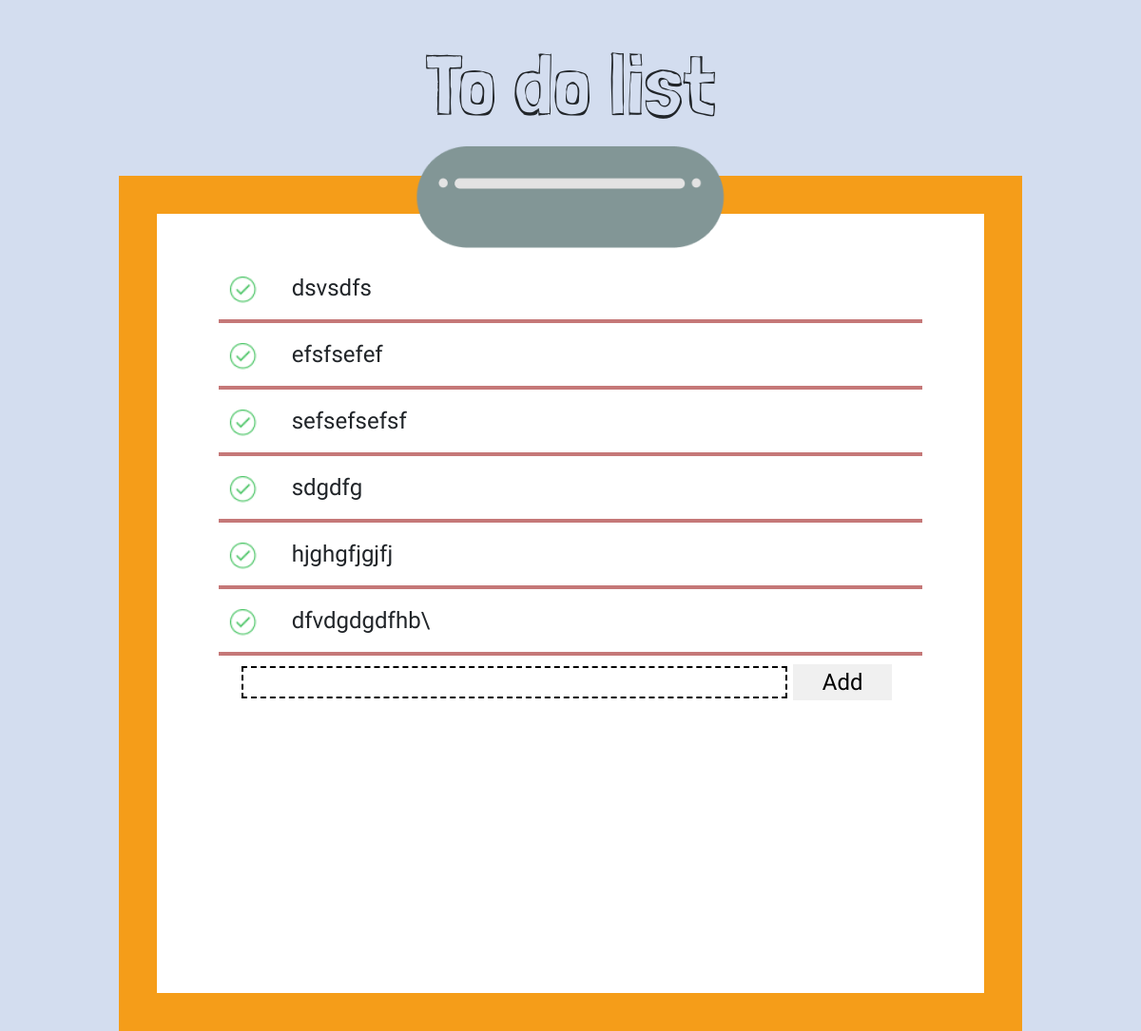
Before: / with the older database file.
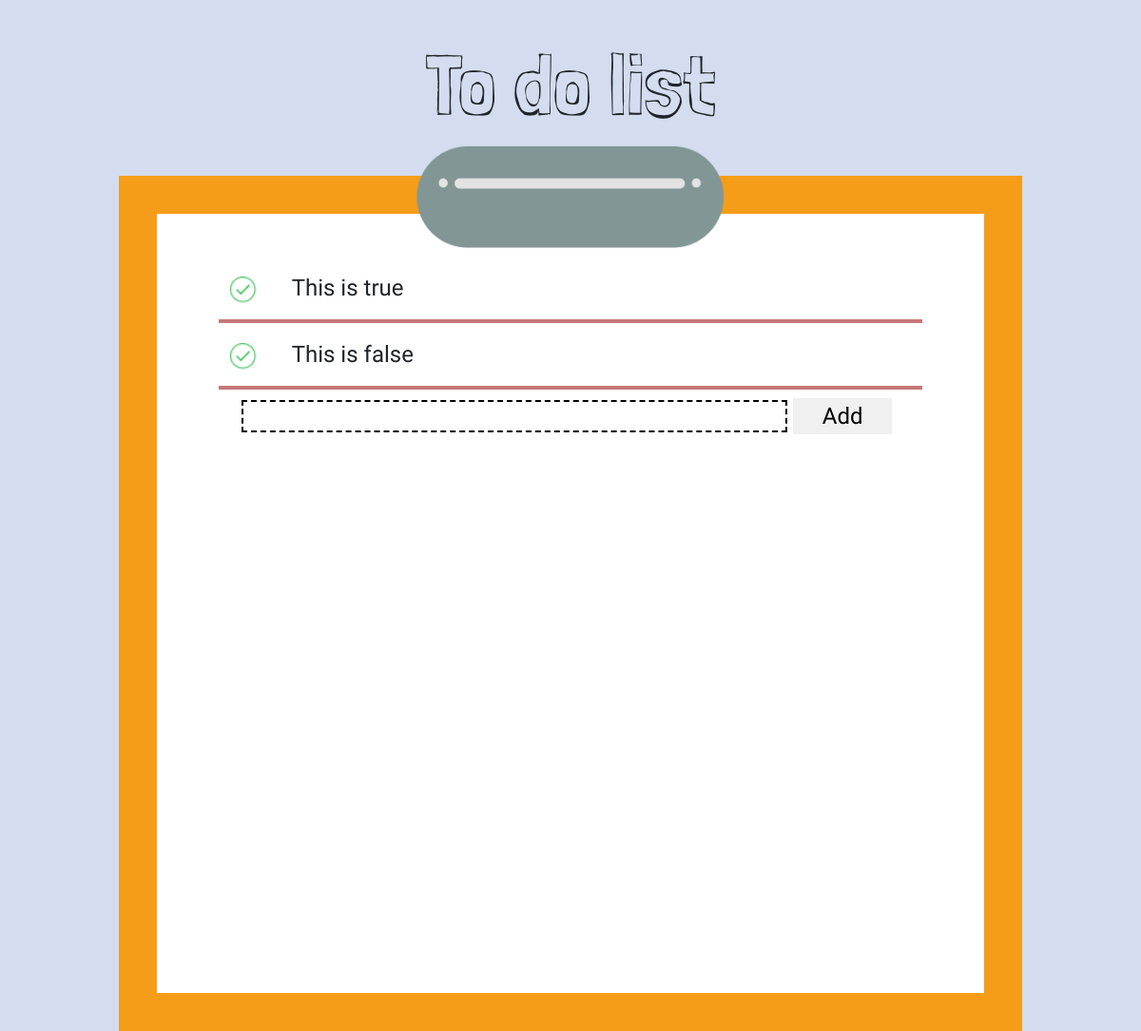
After: the same page with the newer database file.
### listapp/models.py (models this page shows, shortened)
class Record(models.Model):
	text = models.CharField(max_length=200)
	done = models.BooleanField(default=False)

### listapp/views.py (the view)
# urls.py: url(r'^$', views.project_list, name='main'),
def project_list(request):
	form = ListForm(request.POST)
	template_name = 'index.html'
	item_list = Record.objects.all()
	item_count = Record.objects.count()
	ctx = {
		"item_list":item_list,
		"item_count":item_count,
	}
	if request.method == 'POST':
		if form.is_valid():
			form.save()
			return render(request,template_name,ctx)
		else:
			return render(request,template_name,ctx)
	else:
		return render(request,template_name,ctx)

### listapp/templates/index.html (shortened to what this page needs)
{% load static%}
<!DOCTYPE html>
<html lang="en">
<head>
    <link rel="stylesheet" href="{% static 'css/fonts.css' %}">
    <link rel="stylesheet" href="{% static 'css/bootstrap.min.css' %}">
    <link rel="stylesheet" href="{% static 'css/styles.css' %}">
</head>
<body>
<div class="container">
    <div class="col text-center head-name">
        <span>To do list</span>
    </div>
    <div class="row content-range">
        <div class="clipper">
            <img src="{% static 'img/clipper.png'%}" alt="">
        </div>
        <div class="col-10" id="blank-wrapper">
            <div class="col-11 list-holder">
                {% if item_count == 0 %}
                <div class="col empty-container">There is no any task today :(</div>
                <div id="underline"></div>
                {% elif item_count > 0 %}
                {% for item in item_list%}
                {% if item.done %}
                <div class="col list">
                    <div class="row ctr-container">
                        <div class="col-sm-1 done"><a href="{% url 'undone' item.id %}"><img
                                src="{% static 'img/done.png' %}" alt=""></a></div>
                        <div class="col-10 "><span class="texter doneitem">{{item.text}}</span></div>
                        <div class="col-sm-1"><a href="{% url 'delete' item.id %}"><img
                                src="{% static 'img/close%20hover.png' %}" alt=""></a></div>
                    </div>
                </div>
                {% else %}
                <div class="col list">
                    <div class="row ctr-container">
                        <div class="col-sm-1 done"><a href="{% url 'done' item.id %}"><img
                                src="{% static 'img/done.png' %}" alt=""></a></div>
                        <div class="col-10 "><span class="texter">{{item.text}}</span></div>
                        <div class="col-sm-1"></div>
                    </div>
                </div>
                {% endif %}
                <div id="underline"></div>
                {% endfor %}
                {% endif %}
                <form action="" method="POST">
                    <div class="col  add-container ">
                        <div class="col internal-container">
                            <input type="text" name="text">
                            <button type="submit" class="submiter">Add</button>
                        </div>
                    </div>
                </form>
            </div>
        </div>
    </div>
</div>
</body>
</html>

### static/css/styles.css (style rules this page uses)
body { background-color: #D3DDEF; }
.head-name { margin-top: 30px; font-family: "LondrinaSketche-Regular"; font-size: 90px ; }
#blank-wrapper, .list-holder, .clipper { margin: 0 auto; }
#blank-wrapper { border: 40px solid #F59D19; min-height: 900px; background-color: #fff; margin-top:20px; }
#underline { border-bottom: 4px solid #C57878; }
.list { font-family:'Kreon', serif; font-size: 24px; padding: 15px; }
.list-holder:nth-child(1) { margin-top: 45px; }
.add-container, .empty-container { font-family:'Kreon', serif; font-size: 24px; padding: 9px; }
input { border: 0; width: 83%; height: 100%; border: 2px dashed black }
.internal-container { box-sizing: border-box; }
.submiter { width: 15%; height: 100%; background-color: #f0f0f0; border: 0; box-sizing: border-box; margin: 2px solid rgba() }
.clipper { z-index: 1; position: absolute; left: 50%; transform: translateX(-50%); }
.clipper img { transform: scale(0.9); margin-top: -17px; }
.done { transform: scale(1.2); cursor: pointer; }
.texter { word-wrap: break-word; }

Changed rows visible on the page:
removed Record: done False (drawn), text "dsvsdfs"
removed Record: done False (drawn), text "efsfsefef"
removed Record: done False (drawn), text "sefsefsefsf"
removed Record: done False (drawn), text "sdgdfg"
removed Record: done False (drawn), text "hjghgfjgjfj"
removed Record: done False (drawn), text "dfvdgdgdfhb\\"
added Record: done False (drawn), text "This is true"
added Record: done False (drawn), text "This is false"
